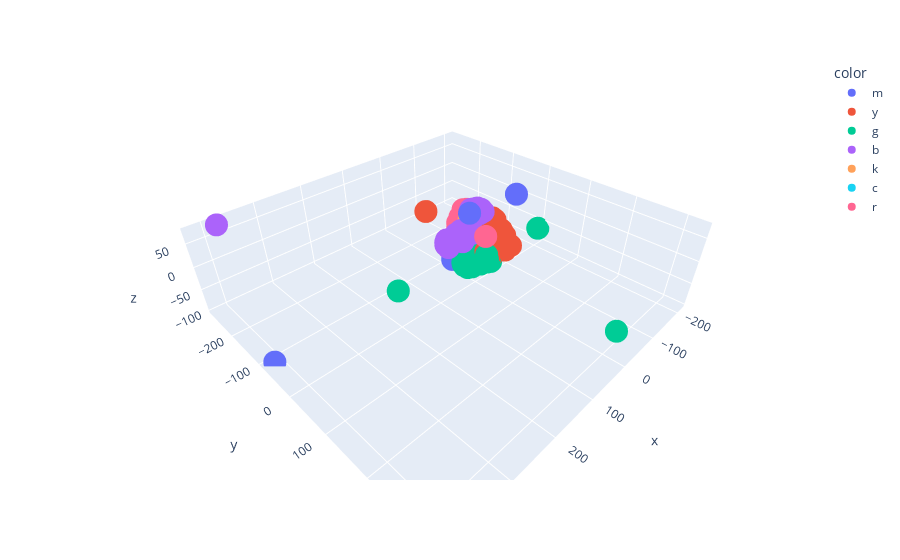

Notebook source saved alongside this figure:
### Code cell
# plot using tsne 
X_embedded  = TSNE(n_components=3, perplexity=10,random_state=24).fit_transform( X )
colors = np.array([x for x in 'bgrcmykbgrcmykbgrcmykbgrcmyk'])
fig = px.scatter_3d(x=X_embedded [:,0],y=X_embedded [:,1],z=X_embedded [:,2],color=colors[bgm_labels])
fig.show()
